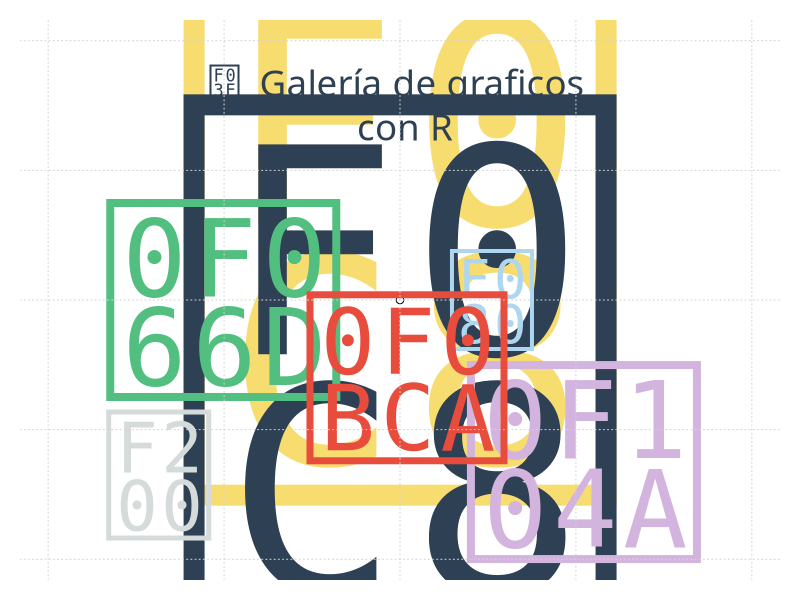

R code for this plot:
## Programa en R para crear cartas de presentacion de Libros o cualquier otra cosa 
## daniel-rojsanch

dim.plot <- function(x, y) options(repr.plot.width=x, repr.plot.height=y)

dim.plot(6, 8)

par(bg="#ffffff", mar = c(1,1,1,1), las = 1, family = "Agave Nerd Font")
plot(1,1, axes = F)

text(1.07,1.1, " ", cex= 38, col = "#F7DC6F")
text(1.07,.9, " ", cex= 38, col = "#2E4053")

text(1, 1.3, "  Galería de graficos \n con R", cex = 2.2, col = "#2E4053")

text(0.79,1, "󰙭", cex= 14, col = "#52BE80")
text(1.1,1, "", cex= 7, col = "#AED6F1")
text(1.2,.75, "󱁊", cex= 14, col = "#D2B4DE")
text(0.72,0.73, "", cex= 9, col = "#D5DBDB")
text(1,0.88, "󰯊", cex= 12, col = "#E74C3C")


grid()


